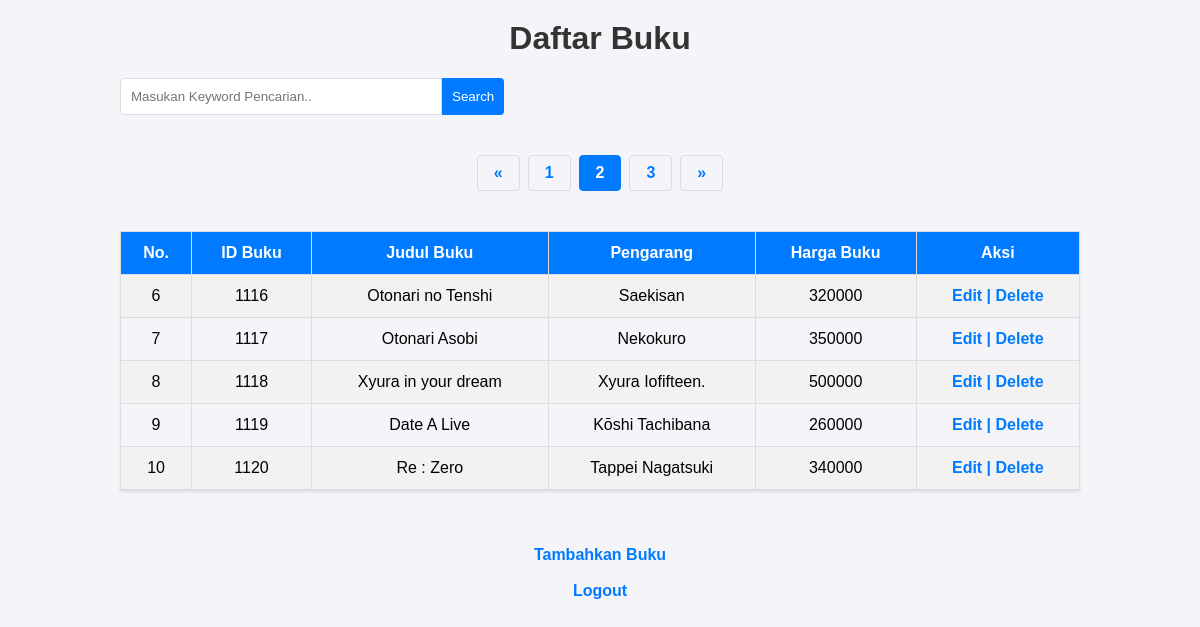
/index.php?halaman=2 (signed in), run on the app's committed database.
### tables this page shows
CREATE TABLE `buku` (
  `no` int(11) NOT NULL,
  `id_buku` char(20) DEFAULT NULL,
  `judul_buku` varchar(100) DEFAULT NULL,
  `pengarang` varchar(100) DEFAULT NULL,
  `harga_buku` char(20) DEFAULT NULL
);

### function.php (called while the page is built, shortened)
<?php
$koneksi = mysqli_connect("localhost", "root", "", "bukuperpus");
function query($query) {
    global $koneksi;
    $result = mysqli_query($koneksi, $query);
    $rows = [];
    while ( $row = mysqli_fetch_assoc($result) ) {
        $rows[] = $row;
    }
    return $rows;
}
?>

### index.php (the view, shortened to what this page needs)
<?php
require 'function.php';
$jumlahDataPerHalaman = 5;
$jumlahData = count(query("SELECT * FROM buku"));
$jumlahHalaman = ceil($jumlahData / $jumlahDataPerHalaman);
$halamanAktif = ( isset($_GET["halaman"]) ) ? $_GET["halaman"] : 1;
$awalData = ( $jumlahDataPerHalaman * $halamanAktif ) - $jumlahDataPerHalaman;
$buku = query("SELECT * FROM buku LIMIT $awalData, $jumlahDataPerHalaman");
?>
<!DOCTYPE html>
<html lang="en">
<head>
    <link rel="stylesheet" href="index.css">
</head>
<body>
    <h1>Daftar Buku</h1>
        <div class="search-container">
            <form action="" method="post">
                <input type="text" id="keyword" name="keyword" size="40" autofocus
                placeholder="Masukan Keyword Pencarian.." autocomplete="off">
                <button type="submit" name="cari"> Search </button>
            </form>
        </div>
    <section class="page">
        <div id="pagination-container" class="pagination">
            <?php if( $halamanAktif > 1) :?>
                <a href="?halaman=<?= $halamanAktif - 1; ?>">&laquo;</a>
            <?php endif;?>
            <?php for($i = 1; $i <= $jumlahHalaman; $i++ ) :?>
                <?php if( $i == $halamanAktif ) :?>
                    <a href="?halaman=<?= $i; ?>" class="active" Style="font-weight: bold; color: white; "><?= $i; ?></a>
                <?php else :?>
                    <a href="?halaman=<?= $i; ?>"><?= $i; ?></a>
                <?php endif ;?>
            <?php endfor;?>
            <?php if( $halamanAktif < $jumlahHalaman) :?>
                <a href="?halaman=<?= $halamanAktif + 1; ?>">&raquo;</a>
            <?php endif;?>
        </div>
    </section>
    <table id="book-table">
        <tr>
            <th>No.</th>
            <th>ID Buku</th>
            <th>Judul Buku</th>
            <th>Pengarang</th>
            <th>Harga Buku</th>
            <th class="aksi">Aksi</th>
        </tr>
        <?php
        $i = $awalData + 1;
        foreach( $buku as $row ) :?>
        <tr>
            <td><?= $i; ?></td>
            <td><?= $row["id_buku"]; ?></td>
            <td><?= $row["judul_buku"]; ?></td>
            <td><?= $row["pengarang"]; ?></td>
            <td><?= $row["harga_buku"]; ?></td>
            <td class="aksi">
                <a href="edit.php?no=<?= $row["no"];?>">Edit |</a>
                <a href="delete.php?no=<?= $row["no"];?>" onclick="return confirm('Apakah Anda Yakin ?');">Delete</a>
            </td>
        </tr>
        <?php
        $i++;
        endforeach; ?>
    </table>
    <br><br>
    <a href="insert.php" class="tambah">Tambahkan Buku</a>
    <br>
    <a href="logout.php" class="logout">Logout</a>
</body>
</html>

### index.css (style rules this page uses)
body { font-family: Arial, sans-serif; background-color: #f4f4f9; margin: 0; padding: 0; display: flex; flex-direction: column; align-items: center; }
h1 { color: #333; margin-top: 20px; }
.search-container { width: 80%; display: flex; justify-content: flex-start; margin-bottom: 20px; }
.search-container form { display: flex; }
.search-container input[type="text"] { width: 300px; padding: 10px; border: 1px solid #ddd; border-radius: 4px 0 0 4px; }
.search-container button { padding: 10px; border: none; background-color: #007BFF; color: white; border-radius: 0 4px 4px 0; cursor: pointer; }
table { border-collapse: collapse; width: 80%; margin: 20px 0; box-shadow: 0 2px 3px rgba(0, 0, 0, 0.1); }
table, th, td { border: 1px solid #ddd; }
th, td { padding: 12px; text-align: center; }
th { background-color: #007BFF; color: white; }
tr:nth-child(even) { background-color: #f2f2f2; }
a { text-decoration: none; color: #007BFF; font-weight: bold; }
.pagination { display: flex; justify-content: center; margin: 20px 0; }
.pagination a { color: #007BFF; padding: 8px 16px; text-decoration: none; border: 1px solid #ddd; margin: 0 4px; border-radius: 4px; }
.pagination a.active { background-color: #007BFF; color: white; border: 1px solid #007BFF; }

### data on the page
buku: id_buku "1116", judul_buku "Otonari no Tenshi", pengarang "Saekisan", harga_buku "320000"
buku: id_buku "1117", judul_buku "Otonari Asobi", pengarang "Nekokuro", harga_buku "350000"
buku: id_buku "1118", judul_buku "Xyura in your dream", pengarang "Xyura Iofifteen.", harga_buku "500000"
buku: id_buku "1119", judul_buku "Date A Live", pengarang "Kōshi Tachibana", harga_buku "260000"
buku: id_buku "1120", judul_buku "Re : Zero", pengarang "Tappei Nagatsuki", harga_buku "340000"
